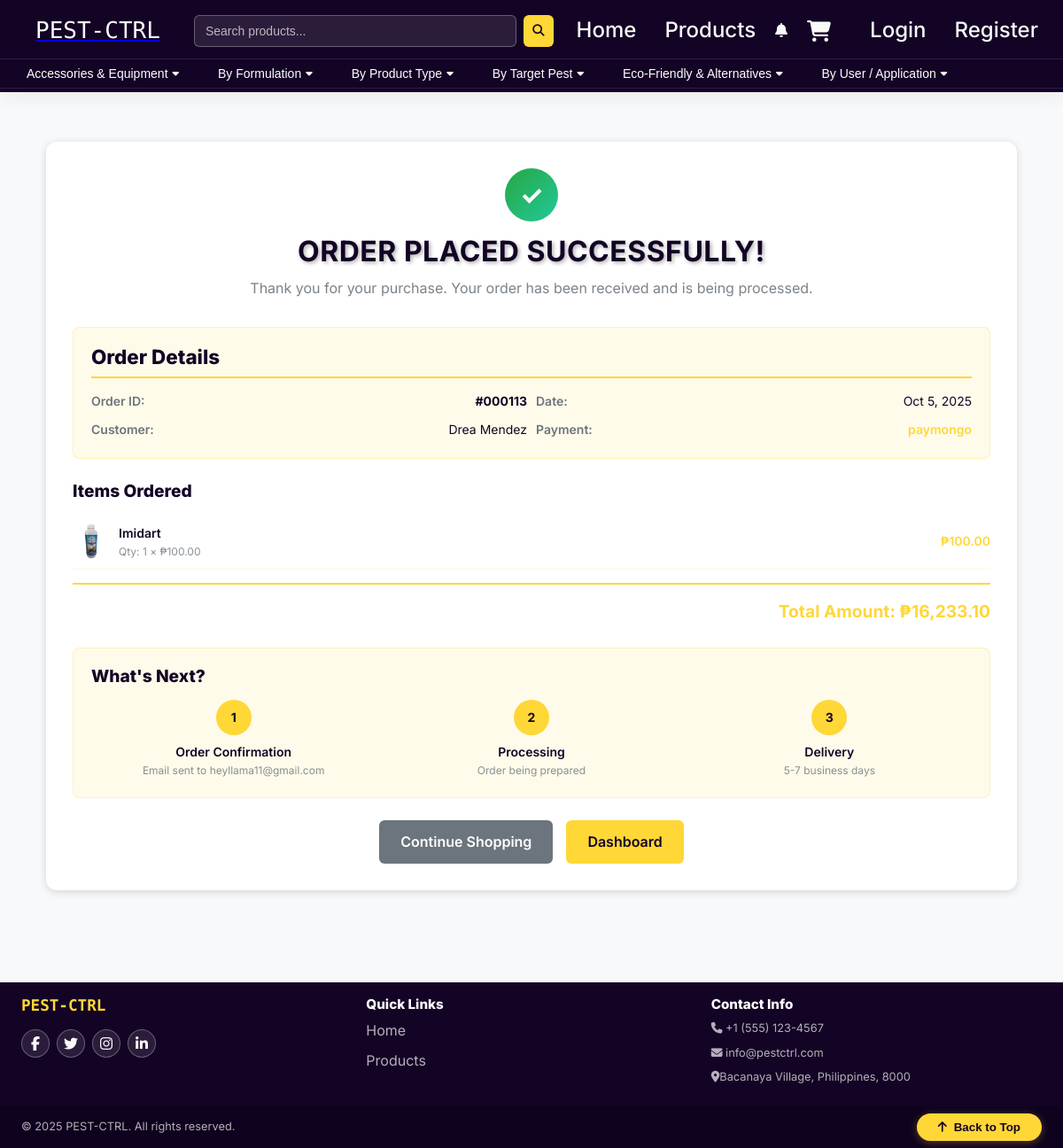
The app's page /paymongo/order-success.php?transaction_id=9, older data.
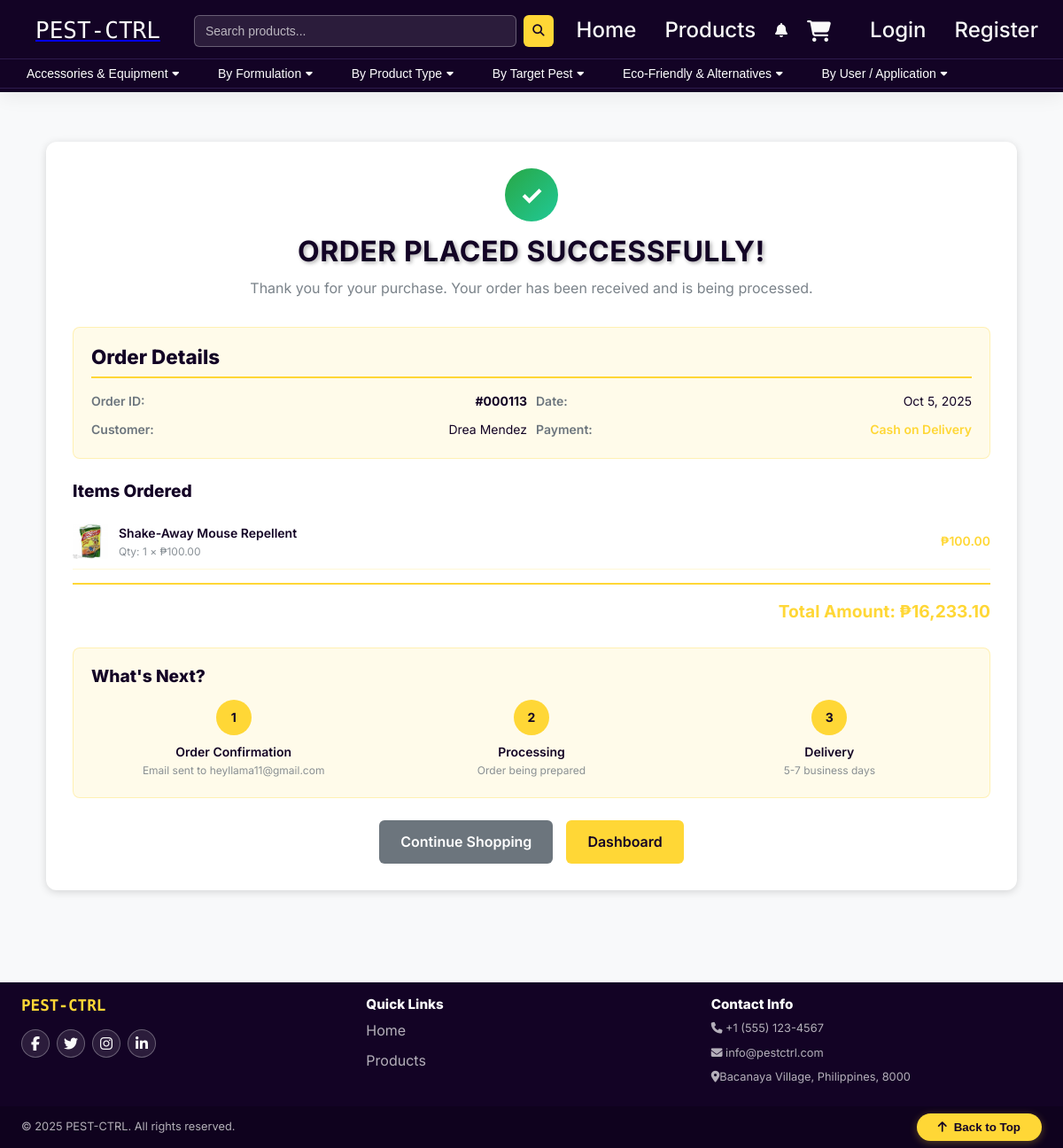
The same page, newer data.
### tables this page shows
CREATE TABLE `payment_transactions` (
  `id` int(11) NOT NULL,
  `user_id` int(11) NOT NULL,
  `total_amount` decimal(10,2) NOT NULL,
  `payment_method` varchar(50) NOT NULL,
  `payment_status` enum('pending','completed','failed','refunded') DEFAULT 'pending',
  `payment_reference` varchar(255) DEFAULT NULL,
  `paymongo_session_id` varchar(255) DEFAULT NULL,
  `paymongo_payment_id` varchar(255) DEFAULT NULL,
  `shipping_address` text NOT NULL,
  `customer_name` varchar(255) DEFAULT NULL,
  `customer_email` varchar(255) DEFAULT NULL,
  `customer_phone` varchar(255) DEFAULT NULL,
  `created_at` timestamp NOT NULL DEFAULT current_timestamp(),
  `updated_at` timestamp NOT NULL DEFAULT current_timestamp() ON UPDATE current_timestamp(),
  `completed_at` timestamp NULL DEFAULT NULL
);

CREATE TABLE `order_items` (
  `id` int(10) UNSIGNED NOT NULL,
  `order_id` int(11) DEFAULT NULL,
  `product_id` int(11) DEFAULT NULL,
  `quantity` int(11) NOT NULL,
  `price` decimal(10,2) NOT NULL
);

CREATE TABLE `products` (
  `name` varchar(255) NOT NULL,
  `description` text DEFAULT NULL,
  `price` decimal(10,2) NOT NULL,
  `category_id` int(11) DEFAULT NULL,
  `seller_id` int(11) DEFAULT NULL,
  `stock_quantity` int(11) NOT NULL DEFAULT 0,
  `image_url` varchar(255) DEFAULT NULL,
  `rating` decimal(3,2) DEFAULT 0.00,
  `review_count` int(11) DEFAULT 0,
  `status` enum('active','inactive') DEFAULT 'active',
  `admin_notes` text DEFAULT NULL,
  `created_at` timestamp NOT NULL DEFAULT current_timestamp(),
  `sku` varchar(100) DEFAULT NULL,
  `id` int(10) UNSIGNED NOT NULL
);

### paymongo/order-success.php (the view, shortened to what the changed rows need)
<?php
require_once '../includes/header.php';
$orderId = isset($_GET['order_id']) ? (int)$_GET['order_id'] : 0;
$transactionId = isset($_GET['transaction_id']) ? (int)$_GET['transaction_id'] : 0;
try {
    if ($orderId > 0) {
        $stmt = $pdo->prepare("SELECT * FROM orders WHERE id = ?");
        $stmt->execute([$orderId]);
        $order = $stmt->fetch(PDO::FETCH_ASSOC);
        $transaction = null;
        if ($order && $order['payment_transaction_id']) {
            $stmt = $pdo->prepare("SELECT * FROM payment_transactions WHERE id = ?");
            $stmt->execute([$order['payment_transaction_id']]);
            $transaction = $stmt->fetch(PDO::FETCH_ASSOC);
        }
    } else {
        $stmt = $pdo->prepare("SELECT * FROM payment_transactions WHERE id = ?");
        $stmt->execute([$transactionId]);
        $transaction = $stmt->fetch(PDO::FETCH_ASSOC);
        $stmt = $pdo->prepare("SELECT * FROM orders WHERE payment_transaction_id = ? LIMIT 1");
        $stmt->execute([$transactionId]);
        $order = $stmt->fetch(PDO::FETCH_ASSOC);
    }
    $stmt = $pdo->prepare("SELECT oi.*, p.name, p.image_url
                          FROM order_items oi
                          JOIN products p ON oi.product_id = p.id
                          WHERE oi.order_id = ?");
    $stmt->execute([$order['id']]);
    $orderItems = $stmt->fetchAll(PDO::FETCH_ASSOC);
    if ($transaction) {
        $customerName = $transaction['customer_name'] ?? '';
        $customerEmail = $transaction['customer_email'] ?? '';
        $paymentMethod = $transaction['payment_method'] ?? '';
        $totalAmount = $transaction['total_amount'] ?? 0;
    }
    $paymentMethodLabels = [
        'card' => 'Debit/Credit Card',
        'gcash' => 'GCash',
        'cod' => 'Cash on Delivery',
        'cash_on_delivery' => 'Cash on Delivery',
        'paymaya' => 'PayMaya',
        'grab_pay' => 'GrabPay',
        'billease' => 'Billease'
    ];
    $paymentMethodDisplay = $paymentMethodLabels[$paymentMethod] ?? $paymentMethod;
} catch (PDOException $e) {
    error_log('Order success page error: ' . $e->getMessage());
    header("Location: ../products.php");
    exit();
}
require_once '../includes/header.php';
?>
<main style="background: #f8f9fa; min-height: 100vh; padding: 20px; margin-top: 180px;">
    <div class="container" style="max-width: 1200px; margin: 0 auto;">
        <div class="order-success-container" style="background: #ffffff; border-radius: 12px; padding: 30px; margin: 20px 0; box-shadow: 0 2px 10px rgba(0,0,0,0.15);">
            <div class="success-header" style="text-align: center; margin-bottom: 30px;">
                <h1 style="color: #130325; font-size: 2rem; margin-bottom: 10px; font-weight: 700;">Order Placed Successfully!</h1>
            </div>
            <div class="order-details" style="background: rgba(255, 215, 54, 0.1); border: 1px solid rgba(255, 215, 54, 0.3); border-radius: 8px; padding: 20px; margin-bottom: 25px;">
                <h2 style="color: #130325; font-size: 1.4rem; margin-bottom: 15px; border-bottom: 2px solid #FFD736; padding-bottom: 8px;">Order Details</h2>
                <div class="order-info" style="display: grid; grid-template-columns: 1fr 1fr; gap: 10px; font-size: 14px;">
                    <div style="display: flex; justify-content: space-between;">
                        <span style="color: #6c757d; font-weight: 600;">Customer:</span>
                        <span style="color: #130325;"><?php echo htmlspecialchars($customerName); ?></span>
                    </div>
                    <div style="display: flex; justify-content: space-between;">
                        <span style="color: #6c757d; font-weight: 600;">Payment:</span>
                        <span style="color: #FFD736; font-weight: 600;"><?php echo htmlspecialchars($paymentMethodDisplay); ?></span>
                    </div>
                </div>
            </div>
            <div class="items-section" style="margin-bottom: 25px;">
                <div class="items-list" style="max-height: 200px; overflow-y: auto;">
                    <?php foreach ($orderItems as $item): ?>
                        <div style="display: flex; align-items: center; padding: 10px 0; border-bottom: 1px solid rgba(255, 215, 54, 0.2);">
                            <img src="../<?php echo htmlspecialchars($item['image_url']); ?>" alt="<?php echo htmlspecialchars($item['name']); ?>"
                                 style="width: 40px; height: 40px; object-fit: cover; border-radius: 4px; margin-right: 12px;">
                            <div style="flex: 1;">
                                <div style="color: #130325; font-weight: 600; font-size: 14px;"><?php echo htmlspecialchars($item['name']); ?></div>
                                <div style="color: #6c757d; font-size: 12px; opacity: 0.8;">Qty: <?php echo $item['quantity']; ?> × ₱<?php echo number_format($item['price'], 2); ?></div>
                            </div>
                            <div style="color: #FFD736; font-weight: 600; font-size: 14px;">₱<?php echo number_format($item['price'] * $item['quantity'], 2); ?></div>
                        </div>
                    <?php endforeach; ?>
                </div>
                <div style="text-align: right; margin-top: 15px; padding-top: 15px; border-top: 2px solid #FFD736;">
                    <strong style="color: #FFD736; font-size: 1.2rem;">Total Amount: ₱<?php echo number_format($totalAmount, 2); ?></strong>
                </div>
            </div>
            <div class="next-steps" style="background: rgba(255, 215, 54, 0.1); border: 1px solid rgba(255, 215, 54, 0.3); border-radius: 8px; padding: 20px; margin-bottom: 25px;">
                <div style="display: grid; grid-template-columns: repeat(auto-fit, minmax(200px, 1fr)); gap: 15px; font-size: 14px;">
                    <div style="text-align: center;">
                        <div style="width: 40px; height: 40px; background: #FFD736; color: #130325; border-radius: 50%; display: flex; align-items: center; justify-content: center; margin: 0 auto 8px; font-weight: bold;">1</div>
                        <div style="color: #130325; font-weight: 600;">Order Confirmation</div>
                        <div style="color: #6c757d; opacity: 0.8; font-size: 12px;">Email sent to <?php echo htmlspecialchars($customerEmail); ?></div>
                    </div>
                </div>
            </div>
        </div>
    </div>
</main>
<?php require_once '../includes/footer.php'; ?>

Row changes from the older to the newer data that the page shows:
changed payment_transactions "Drea Mendez": payment_method "paymongo" → "Cash on Delivery"
changed through a linked row, order_items: product.image_url: a different picture; product.name "Imidart" → "Shake-Away Mouse Repellent"
